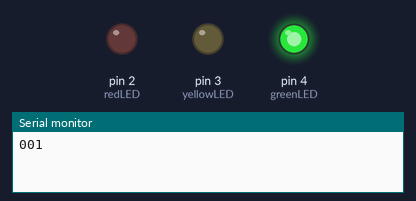
Simulated run of this sketch. Board: Arduino Uno, built with avr-gcc and run on an emulated ATmega328P. On the bench: output pins drawn as LEDs (lit = HIGH), the last lines printed to the serial monitor.

Above: at 0.2 s.
At 0.7 s:
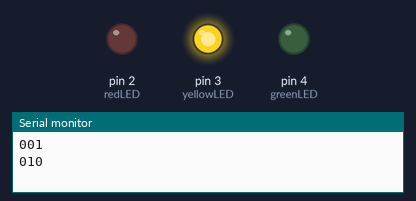
At 2.7 s:
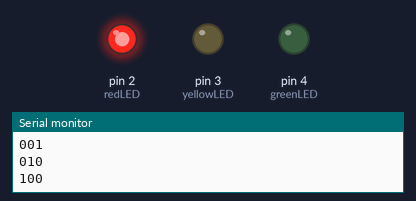
Timing chart, 0 to 3.5 s (numbered marks = the images above):
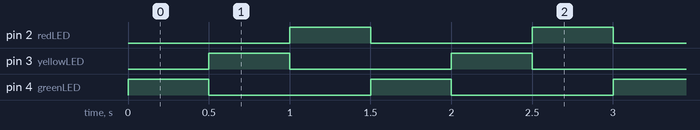

The sketch:

Read_value_from_Serial_Monitor.ino
```cpp
int greenLED = 4;
int yellowLED = 3;
int redLED = 2;

void setup() {
  Serial.begin(9600);
  pinMode(greenLED, OUTPUT);
  pinMode(yellowLED, OUTPUT);
  pinMode(redLED, OUTPUT);
}

void loop() {
  digitalWrite(greenLED,HIGH);
  digitalWrite(yellowLED,LOW);
  digitalWrite(redLED,LOW);
  Serial.print(digitalRead(2));
  Serial.print(digitalRead(3));
  Serial.println(digitalRead(4));
  delay(500);
  digitalWrite(greenLED,LOW);
  digitalWrite(yellowLED,HIGH);
  digitalWrite(redLED,LOW);
  Serial.print(digitalRead(2));
  Serial.print(digitalRead(3));
  Serial.println(digitalRead(4));
  delay(500);
  digitalWrite(greenLED,LOW);
  digitalWrite(yellowLED,LOW);
  digitalWrite(redLED,HIGH);
  Serial.print(digitalRead(2));
  Serial.print(digitalRead(3));
  Serial.println(digitalRead(4));
  delay(500);
}
```

Measured:
- by itself, pin 2 (redLED), pin 3 (yellowLED), pin 4 (greenLED): alternates HIGH for 0.50 s and LOW for 1.0 s
- by itself, everything shown: repeats every 1.5 s, in 3 steps
